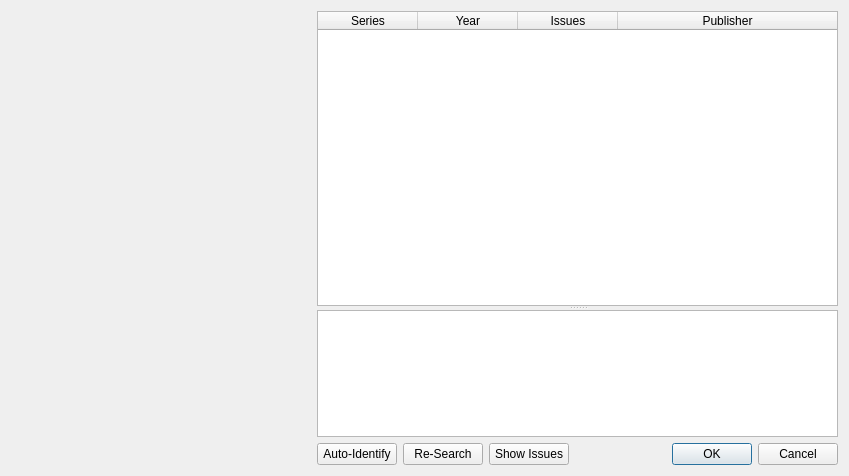
<?xml version="1.0" encoding="UTF-8"?>
<ui version="4.0">
 <class>SelectSeries</class>
 <widget class="QDialog" name="SelectSeries">
  <property name="geometry">
   <rect>
    <x>0</x>
    <y>0</y>
    <width>849</width>
    <height>476</height>
   </rect>
  </property>
  <property name="windowTitle">
   <string>Select Series</string>
  </property>
  <property name="sizeGripEnabled">
   <bool>false</bool>
  </property>
  <layout class="QGridLayout" name="gridLayout">
   <item row="0" column="0">
    <layout class="QHBoxLayout" name="horizontalLayout_2">
     <item>
      <widget class="QWidget" name="imageContainer" native="true">
       <property name="minimumSize">
        <size>
         <width>300</width>
         <height>450</height>
        </size>
       </property>
       <property name="maximumSize">
        <size>
         <width>300</width>
         <height>450</height>
        </size>
       </property>
      </widget>
     </item>
     <item>
      <layout class="QVBoxLayout" name="verticalLayout">
       <item>
        <widget class="QSplitter" name="splitter">
         <property name="orientation">
          <enum>Qt::Vertical</enum>
         </property>
         <property name="childrenCollapsible">
          <bool>false</bool>
         </property>
         <widget class="QTableWidget" name="twList">
          <property name="sizePolicy">
           <sizepolicy hsizetype="Expanding" vsizetype="Expanding">
            <horstretch>0</horstretch>
            <verstretch>7</verstretch>
           </sizepolicy>
          </property>
          <property name="minimumSize">
           <size>
            <width>0</width>
            <height>0</height>
           </size>
          </property>
          <property name="selectionMode">
           <enum>QAbstractItemView::SingleSelection</enum>
          </property>
          <property name="selectionBehavior">
           <enum>QAbstractItemView::SelectRows</enum>
          </property>
          <property name="rowCount">
           <number>0</number>
          </property>
          <property name="columnCount">
           <number>4</number>
          </property>
          <attribute name="horizontalHeaderStretchLastSection">
           <bool>true</bool>
          </attribute>
          <attribute name="verticalHeaderVisible">
           <bool>false</bool>
          </attribute>
          <column>
           <property name="text">
            <string>Series</string>
           </property>
          </column>
          <column>
           <property name="text">
            <string>Year</string>
           </property>
           <property name="textAlignment">
            <set>AlignHCenter|AlignVCenter|AlignCenter</set>
           </property>
          </column>
          <column>
           <property name="text">
            <string>Issues</string>
           </property>
           <property name="textAlignment">
            <set>AlignHCenter|AlignVCenter|AlignCenter</set>
           </property>
          </column>
          <column>
           <property name="text">
            <string>Publisher</string>
           </property>
          </column>
         </widget>
         <widget class="QTextEdit" name="teDetails">
          <property name="sizePolicy">
           <sizepolicy hsizetype="Expanding" vsizetype="Expanding">
            <horstretch>0</horstretch>
            <verstretch>3</verstretch>
           </sizepolicy>
          </property>
          <property name="maximumSize">
           <size>
            <width>16777215</width>
            <height>16777215</height>
           </size>
          </property>
          <property name="readOnly">
           <bool>true</bool>
          </property>
          <property name="textInteractionFlags">
           <set>Qt::LinksAccessibleByMouse|Qt::TextSelectableByMouse</set>
          </property>
         </widget>
        </widget>
       </item>
       <item>
        <layout class="QHBoxLayout" name="horizontalLayout">
         <item>
          <widget class="QPushButton" name="btnAutoSelect">
           <property name="text">
            <string>Auto-Identify</string>
           </property>
          </widget>
         </item>
         <item>
          <widget class="QPushButton" name="btnRequery">
           <property name="text">
            <string>Re-Search</string>
           </property>
          </widget>
         </item>
         <item>
          <widget class="QPushButton" name="btnIssues">
           <property name="text">
            <string>Show Issues</string>
           </property>
          </widget>
         </item>
         <item>
          <widget class="QDialogButtonBox" name="buttonBox">
           <property name="orientation">
            <enum>Qt::Horizontal</enum>
           </property>
           <property name="standardButtons">
            <set>QDialogButtonBox::Cancel|QDialogButtonBox::Ok</set>
           </property>
          </widget>
         </item>
        </layout>
       </item>
      </layout>
     </item>
    </layout>
   </item>
  </layout>
 </widget>
 <resources/>
 <connections>
  <connection>
   <sender>buttonBox</sender>
   <signal>accepted()</signal>
   <receiver>SelectSeries</receiver>
   <slot>accept()</slot>
   <hints>
    <hint type="sourcelabel">
     <x>248</x>
     <y>254</y>
    </hint>
    <hint type="destinationlabel">
     <x>157</x>
     <y>274</y>
    </hint>
   </hints>
  </connection>
  <connection>
   <sender>buttonBox</sender>
   <signal>rejected()</signal>
   <receiver>SelectSeries</receiver>
   <slot>reject()</slot>
   <hints>
    <hint type="sourcelabel">
     <x>316</x>
     <y>260</y>
    </hint>
    <hint type="destinationlabel">
     <x>286</x>
     <y>274</y>
    </hint>
   </hints>
  </connection>
 </connections>
</ui>
